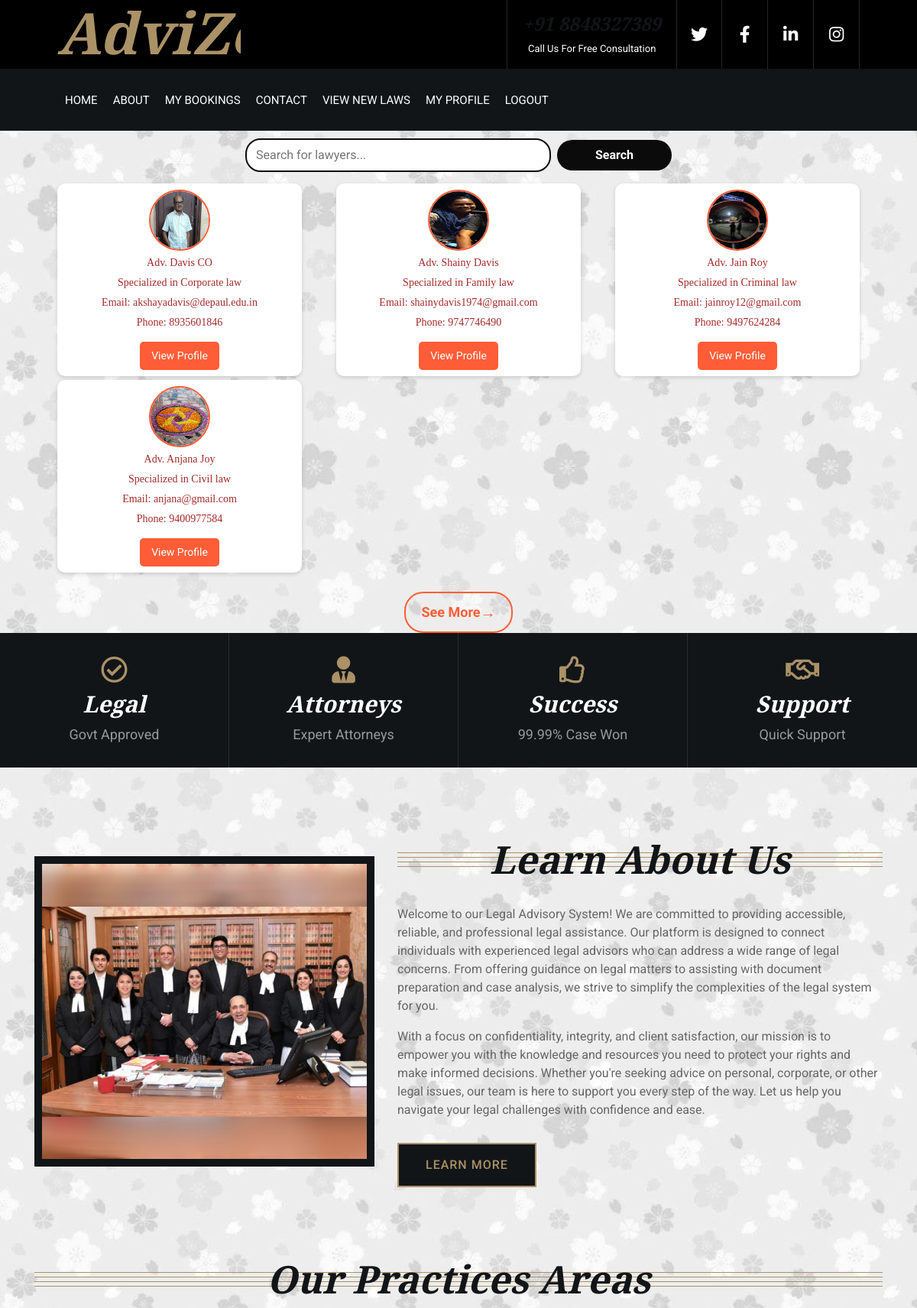
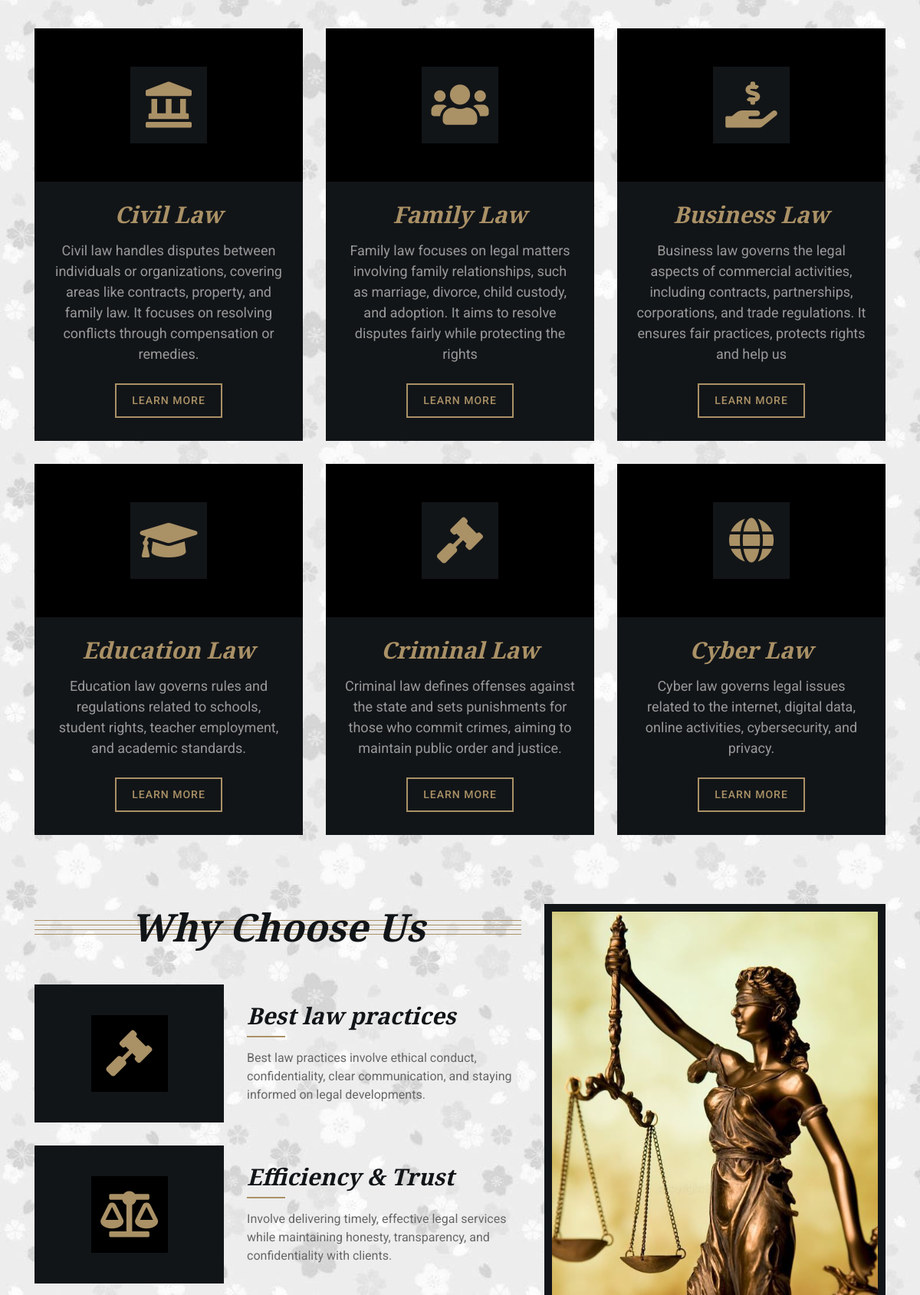
The page / (signed in, upper part) on the database its author committed (2 pictures, top to bottom).
### userapp/models.py (models this page shows)
class Register(AbstractUser):
    usertype = models.CharField(max_length=50, default="admin")
    phone = models.CharField(max_length=15, null=True)  # Changed to CharField
    image = models.ImageField(upload_to='uploads/', null=True)
    barcouncil_number = models.CharField(max_length=15, null=True)
    specialization = models.CharField(max_length=50, null=True)
    address = models.CharField(max_length=100, null=True)
    bio = models.TextField(max_length=1000, null=True)
    qualification = models.CharField(max_length=50, null=True)
    experience = models.CharField(max_length=10, null=True)
    consultation_mode = models.CharField(max_length=50, null=True)
    court_jurisdiction = models.CharField(max_length=50, null=True)
    court_type = models.CharField(max_length=50, null=True)
    place = models.CharField(max_length=50, null=True)
    is_approved = models.BooleanField(default=False)

### userapp/views.py (the view)
# urls.py: path('', views.index,name="index"),
def index(request):
    if request.session.get('ut') == 'user':
        lawyers = Register.objects.filter(usertype="lawyer", is_approved=True)
        seen_specializations = set()
        unique_lawyers = []
        for lawyer in lawyers:
            if lawyer.specialization not in seen_specializations:
                unique_lawyers.append(lawyer)
                seen_specializations.add(lawyer.specialization)
        lawyers = unique_lawyers
        return render(request, 'index.html', {'lawyers': lawyers})
    else:
        return render(request, 'index.html')

### userapp/templates/index.html (shortened to what this page needs)
{% load static %}
{% include 'header.html' %}
            {% if request.session.ut == 'user' %}
            <link rel="stylesheet" href="{% static 'css/lawyers_view.css' %}">
            <form method="GET" action="{% url 'lawyer_profileview' %}" class="search-form">
                <div class="search-container">
                    <input type="text" name="q" placeholder="Search for lawyers..." value="{{ request.GET.q }}" class="search-input">
                    <button type="submit" class="search-button">Search</button>
                </div>
            </form>
            <div class="lawyercontainer">
                {% for lawyer in lawyers %}
                <div class="lawyer-profile-card">
                    {% if lawyer.image %}
                    <img src="{{ lawyer.image.url }}" alt="Lawyer Profile Picture">
                    {% else %}
                    <img src="{% static 'img/img1.jpeg' %}" alt="Default Profile Picture">
                    {% endif %}
                    <p>{{ lawyer.first_name }}</p>
                    {% if lawyer.specialization %}
                        <p>Specialized in {{ lawyer.specialization }} law</p>
                    {% endif %}
                    <p>Email: {{ lawyer.email }}</p>
                    <p>Phone: {{ lawyer.phone }}</p>
                    <a href="{% url 'profile_lawyer' lawyer.id %}" class="edit-button">View Profile</a>
                </div>
                {% empty %}
                <p>No lawyers found.</p>
                {% endfor %}
            </div>
            <div class="see-more-container">
                <a href="{% url 'all_lawyers' %}" class="see-more-button">See More</a>
            </div>
             {% endif %}
            <div class="feature-top">
                <div class="container-fluid">
                    <div class="row align-items-center">
                        <div class="col-md-3 col-sm-6">
                            <div class="feature-item">
                                <i class="far fa-check-circle"></i>
                                <h3>Legal</h3>
                                <p>Govt Approved</p>
                            </div>
                        </div>
                        <div class="col-md-3 col-sm-6">
                            <div class="feature-item">
                                <i class="fa fa-user-tie"></i>
                                <h3>Attorneys</h3>
                                <p>Expert Attorneys</p>
                            </div>
                        </div>
                        <div class="col-md-3 col-sm-6">
                            <div class="feature-item">
                                <i class="far fa-thumbs-up"></i>
                                <h3>Success</h3>
                                <p>99.99% Case Won</p>
                            </div>
                        </div>
                        <div class="col-md-3 col-sm-6">
                            <div class="feature-item">
                                <i class="far fa-handshake"></i>
                                <h3>Support</h3>
                                <p>Quick Support</p>
                            </div>
                        </div>
                    </div>
                </div>
            </div>
            <div class="about">
                <div class="container">
                    <div class="row align-items-center">
                        <div class="col-lg-5 col-md-6">
                            <div class="about-img">
                                <img src="{% static 'img/about1.jpg' %}" alt="Image">
                            </div>
                        </div>
                        <div class="col-lg-7 col-md-6">
                            <div class="section-header">
                                <h2>Learn About Us</h2>
                            </div>
                            <div class="about-text">
                                <p>
                                    Welcome to our Legal Advisory System! We are committed to providing accessible, reliable, and professional legal assistance. Our platform is designed to connect individuals with experienced legal advisors who can address a wide range of legal concerns. From offering guidance on legal matters to assisting with document preparation and case analysis, we strive to simplify the complexities of the legal system for you.                                </p>
                                <p>
                                    With a focus on confidentiality, integrity, and client satisfaction, our mission is to empower you with the knowledge and resources you need to protect your rights and make informed decisions. Whether you're seeking advice on personal, corporate, or other legal issues, our team is here to support you every step of the way. Let us help you navigate your legal challenges with confidence and ease.                                </p>
                                <a class="btn" href="/user_login">Learn More</a>
                            </div>
                        </div>
                    </div>
                </div>
            </div>
            <div class="service">
                <div class="container">
                    <div class="section-header">
                        <h2>Our Practices Areas</h2>
                    </div>
                    <div class="row">
                        <div class="col-lg-4 col-md-6">
                            <div class="service-item">
                                <div class="service-icon">
                                    <i class="fa fa-landmark"></i>
                                </div>
                                <h3>Civil Law</h3>
                                <p>
                                    Civil law handles disputes between individuals or organizations, covering areas like contracts, property, and family law. It focuses on resolving conflicts through compensation or remedies.
                                </p>
                                <a class="btn" href="/user_login">Learn More</a>
                            </div>
                        </div>
                        <div class="col-lg-4 col-md-6">
                            <div class="service-item">
                                <div class="service-icon">
                                    <i class="fa fa-users"></i>
                                </div>
                                <h3>Family Law</h3>
                                <p>
                                    Family law focuses on legal matters involving family relationships, such as marriage, divorce, child custody, and adoption. It aims to resolve disputes fairly while protecting the rights
                                </p>
                                <a class="btn" href="/user_login">Learn More</a>
                            </div>
                        </div>
                        <div class="col-lg-4 col-md-6">
                            <div class="service-item">
                                <div class="service-icon">
                                    <i class="fa fa-hand-holding-usd"></i>
                                </div>
                                <h3>Business Law</h3>
                                <p>
                                    Business law governs the legal aspects of commercial activities, including contracts, partnerships, corporations, and trade regulations. It ensures fair practices, protects rights and help us
                                </p>
                                <a class="btn" href="/user_login">Learn More</a>
                            </div>
                        </div>
                        <div class="col-lg-4 col-md-6">
                            <div class="service-item">
                                <div class="service-icon">
                                    <i class="fa fa-graduation-cap"></i>
                                </div>
                                <h3>Education Law</h3>
                                <p>
                                    Education law governs rules and regulations related to schools, student rights, teacher employment, and academic standards.
                                </p>
                                <a class="btn" href="/user_login">Learn More</a>
                            </div>
                        </div>
                        <div class="col-lg-4 col-md-6">
                            <div class="service-item">
                                <div class="service-icon">
                                    <i class="fa fa-gavel"></i>
                                </div>
                                <h3>Criminal Law</h3>
                                <p>
                                    Criminal law defines offenses against the state and sets punishments for those who commit crimes, aiming to maintain public order and justice.
                                </p>
                                <a class="btn" href="/user_login">Learn More</a>
                            </div>
                        </div>
                        <div class="col-lg-4 col-md-6">
                            <div class="service-item">
                                <div class="service-icon">
                                    <i class="fa fa-globe"></i>
                                </div>
                                <h3>Cyber Law</h3>
                                <p>
                                    Cyber law governs legal issues related to the internet, digital data, online activities, cybersecurity, and privacy.
                                </p>
                                <a class="btn" href="/user_login">Learn More</a>
                            </div>
                        </div>
                    </div>
                </div>
            </div>
            <div class="feature">
                <div class="container">
                    <div class="row">
                        <div class="col-md-7">
                            <div class="section-header">
                                <h2>Why Choose Us</h2>
                            </div>
                            <div class="row align-items-center feature-item">
                                <div class="col-5">
                                    <div class="feature-icon">
                                        <i class="fa fa-gavel"></i>
                                    </div>
                                </div>
                                <div class="col-7">
                                    <h3>Best law practices</h3>
                                    <p>
                                        Best law practices involve ethical conduct, confidentiality, clear communication, and staying informed on legal developments.                                    </p>
                                </div>
                            </div>
                            <div class="row align-items-center feature-item">
                                <div class="col-5">
                                    <div class="feature-icon">
                                        <i class="fa fa-balance-scale"></i>
                                    </div>
                                </div>
                                <div class="col-7">
                                    <h3>Efficiency & Trust</h3>
                                    <p>
                                        Involve delivering timely, effective legal services while maintaining honesty, transparency, and confidentiality with clients.                                    </p>
                                </div>
                            </div>
                        </div>
                        <div class="col-md-5">
                            <div class="feature-img">
                                <img src="{% static 'img/feature.jpg' %}" alt="Feature">
                            </div>
                        </div>
                    </div>
                </div>
            </div>
{% include 'footer.html' %}

### rows shown on the page
Register: image (picture), first_name "Adv. Davis CO", specialization "Corporate", email "akshayadavis@depaul.edu.in", phone "8935601846"
Register: image (picture), first_name "Adv. Shainy Davis", specialization "Family", email "shainydavis1974@gmail.com", phone "9747746490"
Register: image (picture), first_name "Adv. Jain Roy", specialization "Criminal", email "jainroy12@gmail.com", phone "9497624284"
Register: image (picture), first_name "Adv. Anjana Joy", specialization "Civil", email "anjana@gmail.com", phone "9400977584"
